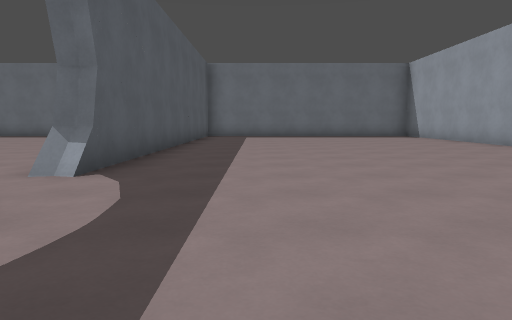
View 1 (above)

20 first-person views from a walk through a Godot game level. The camera is 1.2 m above the floor, tilts 6° down and sees 70° across. The floor is counted in squares, 2 m on a side. Each view is taken from the middle of a square. On the plan, view 1 faces up. The plan holds only what a view shows up to about 10 squares ahead; the rest is blank. Surface patterns are stand-ins for the level's own textures.

View 2
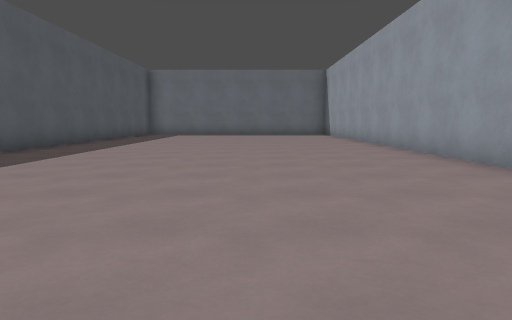

View 3
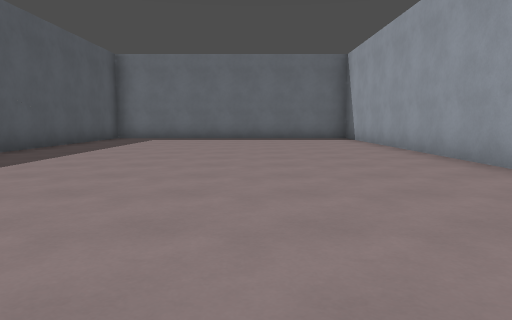

View 4
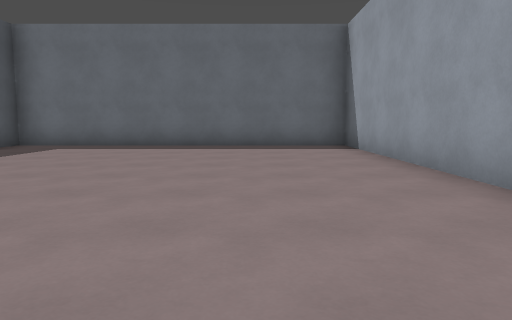

View 5
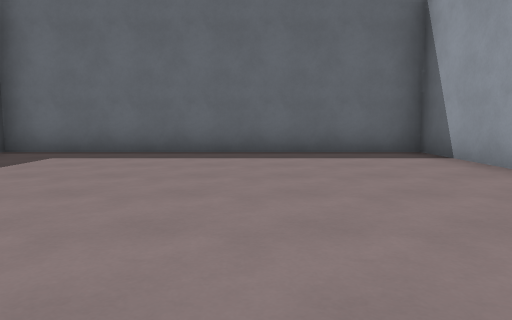

View 6
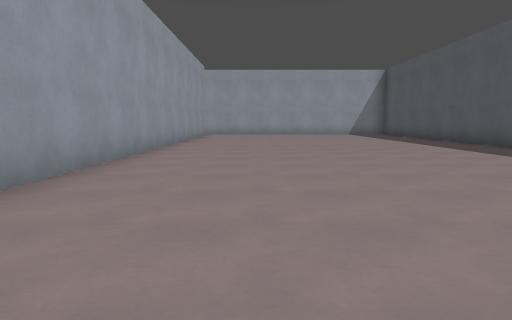

View 7
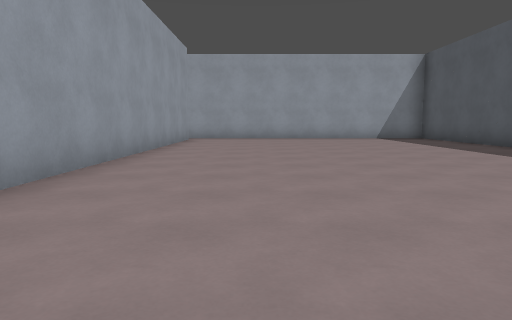

View 8
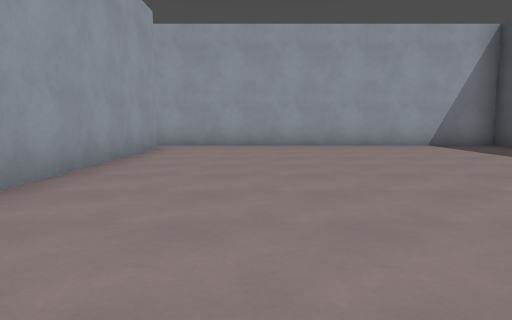

View 9
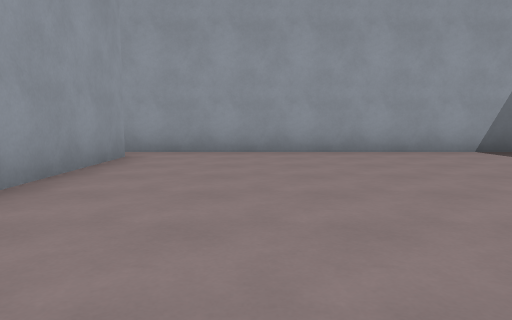

View 10
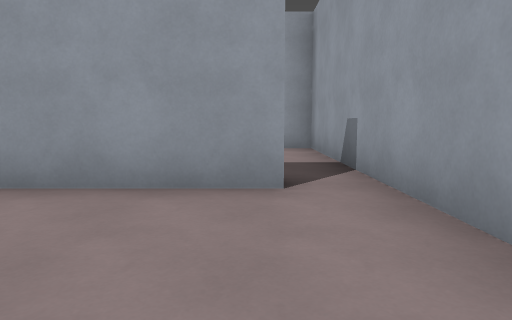

View 11
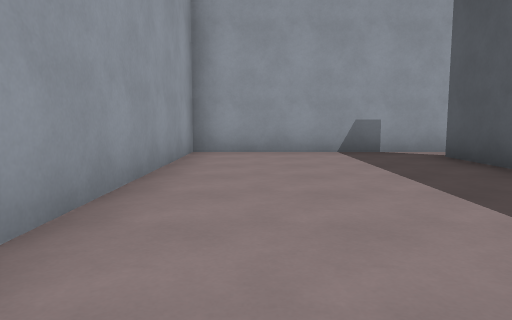

View 12
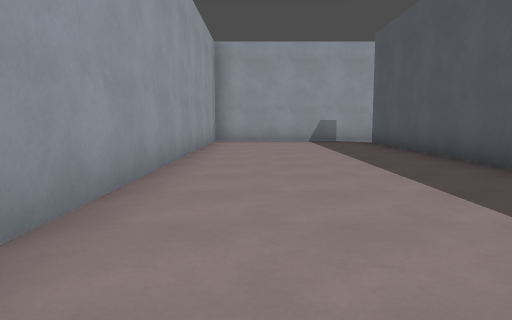

View 13
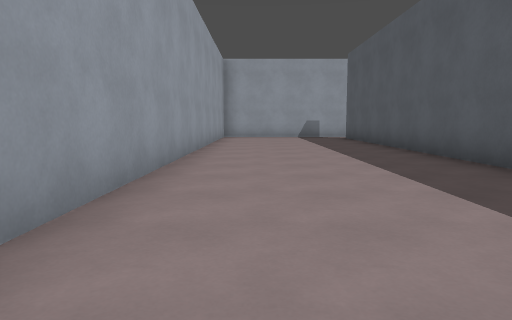

View 14
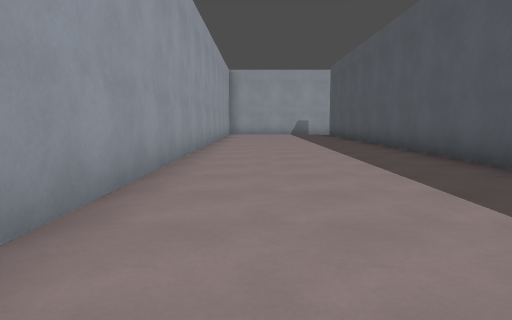

View 15
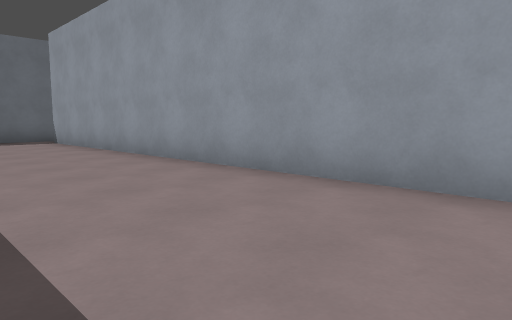

View 16
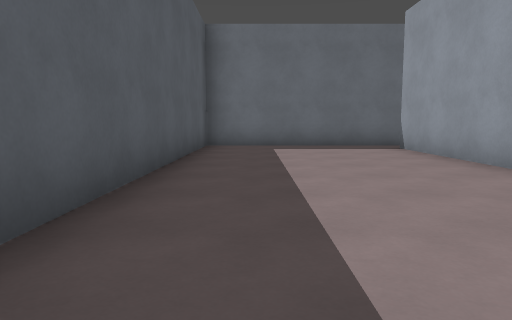

View 17
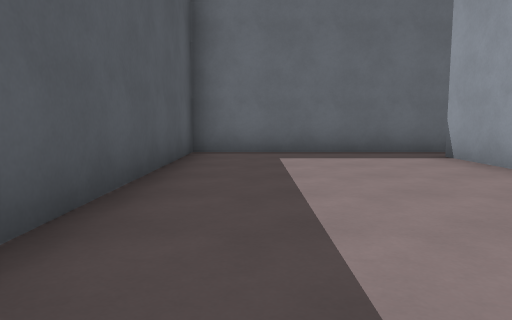

View 18
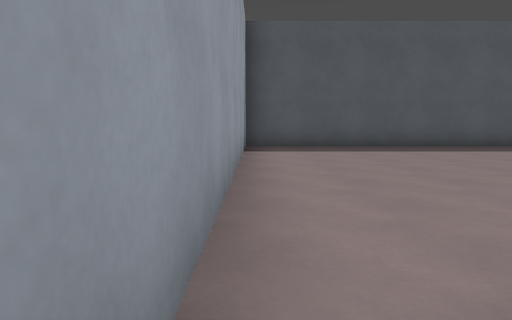

View 19
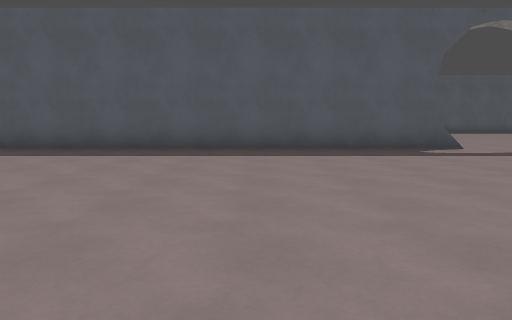

View 20
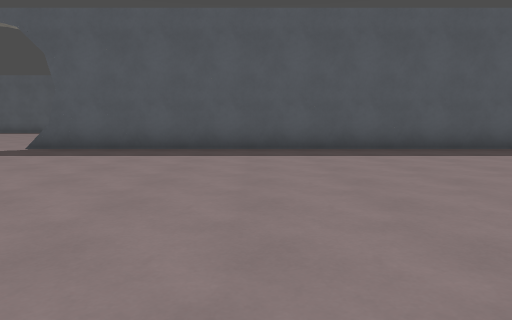

### Floor plan
Ten units are one square. View 1 is at (0, 0); x grows to the right and y downward. Boxes are objects, and circles mark ways between rooms. Rooms are numbered by the first view taken in them; rooms with no view inside come last. Other rooms are left out.
<svg viewBox="-31 -157 156 254">
<path fill="none" stroke="#000" d="M-20 -25 -20 92 65 92M-18 -45 -22 -46 -26 -45M62 84 62 -152 -20 -152 -20 -41M67 -34 67 82M65 92 112 92 112 -142M119 -152 67 -152 67 -76"/>
<circle cx="70" cy="90" r="3" fill="#2a7"/>
<text x="20" y="-30">1</text>
<text x="90" y="-30">2</text>
</svg>
Room 1 opens to room 2.

Where each view was taken, in squares from view 1:
view 1: 0 up, 0 right, facing up
view 2: 2 down, 3 right, facing up
view 3: 2 up, 3 right, facing up
view 4: 6 up, 4 right, facing up
view 5: 8 up, 3 right, facing up
view 6: 8 up, 4 right, facing down
view 7: 4 up, 4 right, facing down
view 8: 0 up, 4 right, facing down
view 9: 2 down, 4 right, facing down
view 10: 8 down, 3 right, facing right
view 11: 2 down, 10 right, facing down
view 12: 2 up, 10 right, facing down
view 13: 5 up, 10 right, facing down
view 14: 8 up, 10 right, facing down
view 15: 3 up, 8 right, facing up-right
view 16: 6 up, 8 right, facing up
view 17: 8 up, 8 right, facing up
view 18: 9 down, 7 right, facing left
view 19: 2 down, 6 right, facing left
view 20: 9 up, 6 right, facing left
